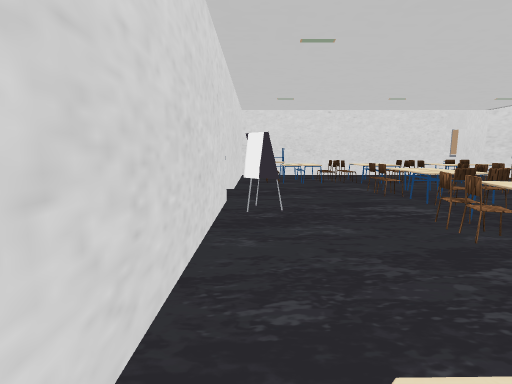
View 1 (above)

22 first-person views from a walk through a Unity game level. The camera is 1.5 m above the floor, tilts 8° down and sees 85° across. Doors are open. The floor is counted in squares, 1 m on a side. Each view is taken from the middle of a square. On the plan, view 1 faces up. The plan holds only what a view shows up to about 14 squares ahead; the rest is blank. The place goes on beyond the plan. The player character is not drawn. Some surface patterns are stand-ins.

View 2
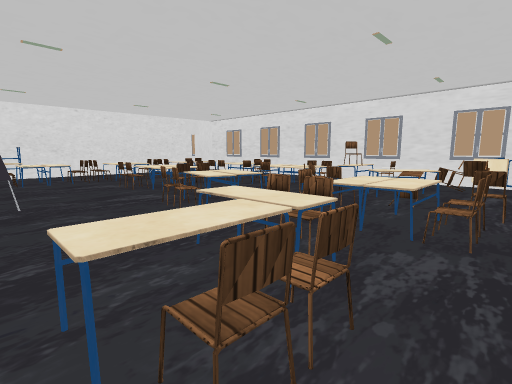

View 3
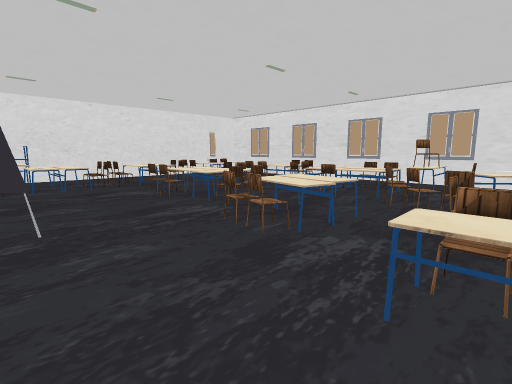

View 4
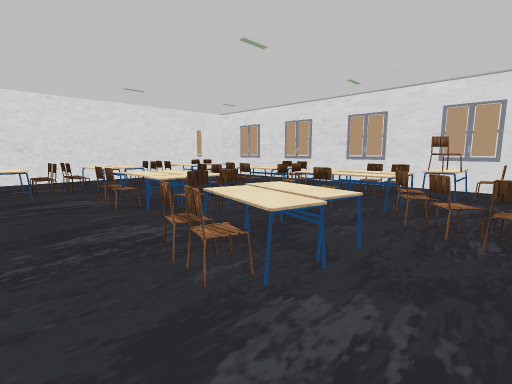

View 5
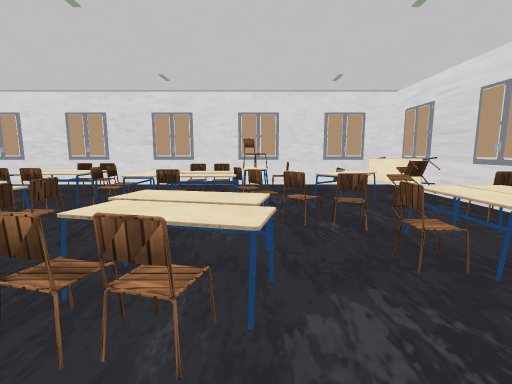

View 6
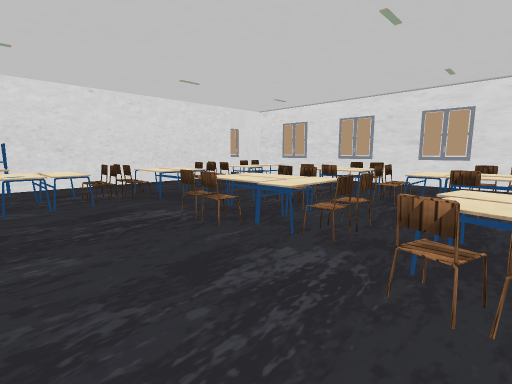

View 7
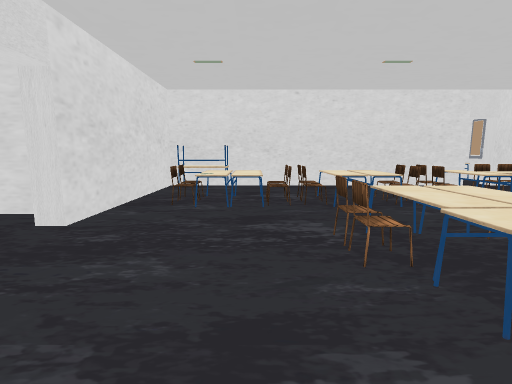

View 8
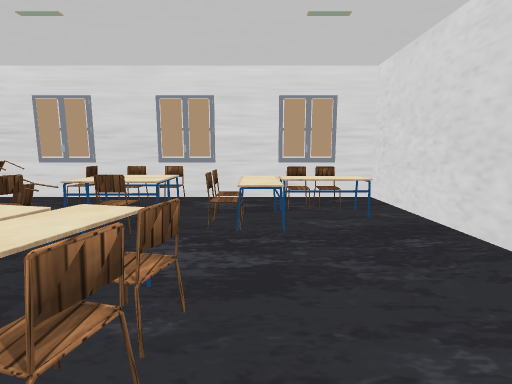

View 9
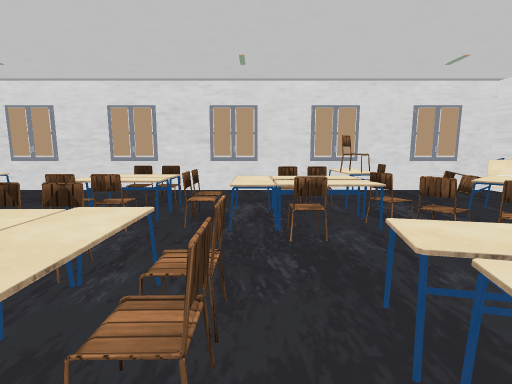

View 10
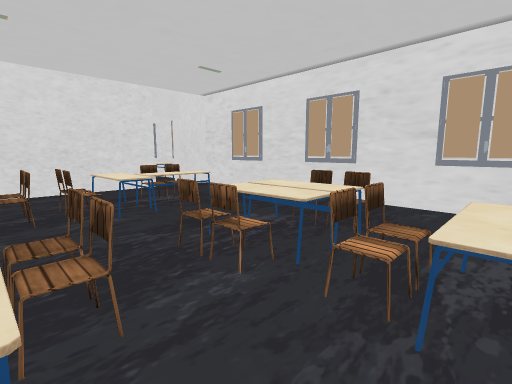

View 11
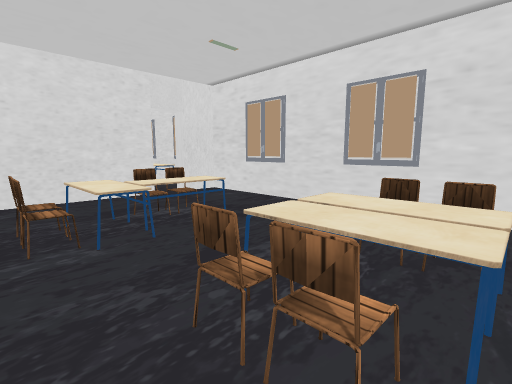

View 12
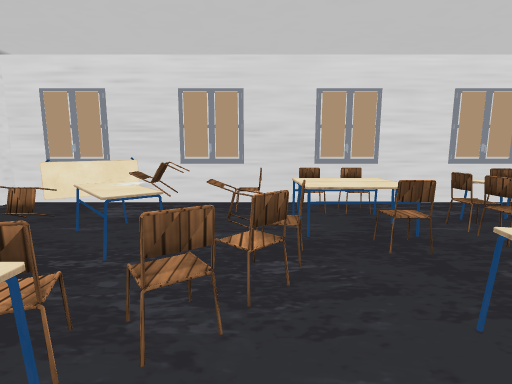

View 13
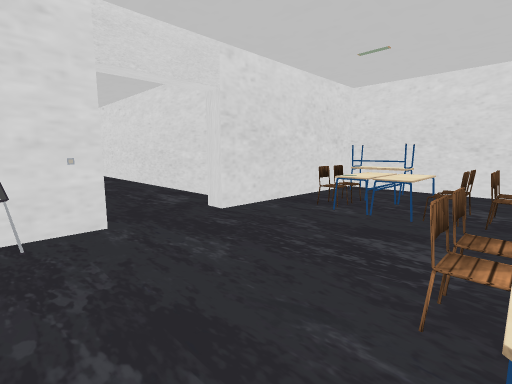

View 14
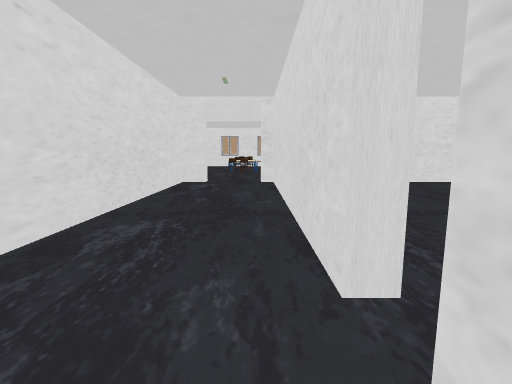

View 15
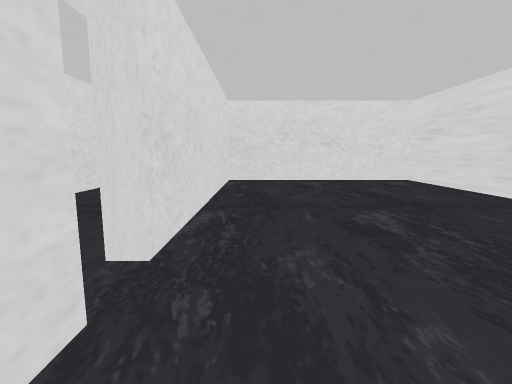

View 16
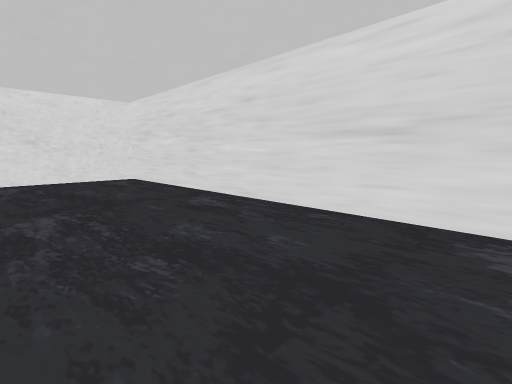

View 17
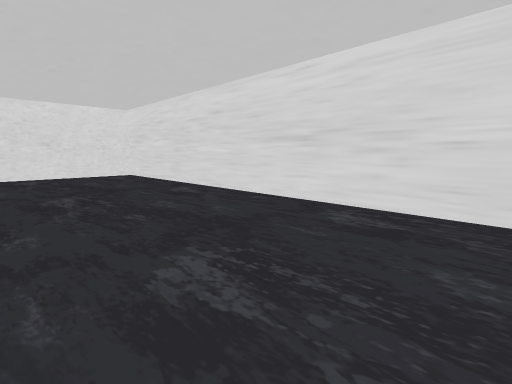

View 18
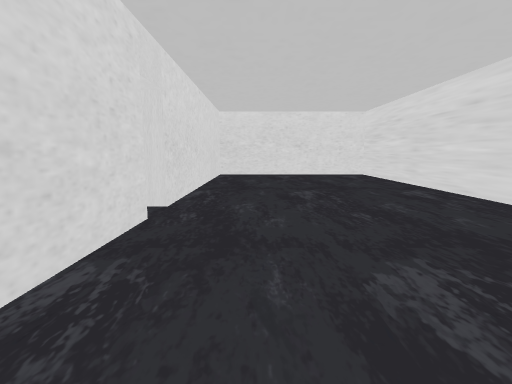

View 19
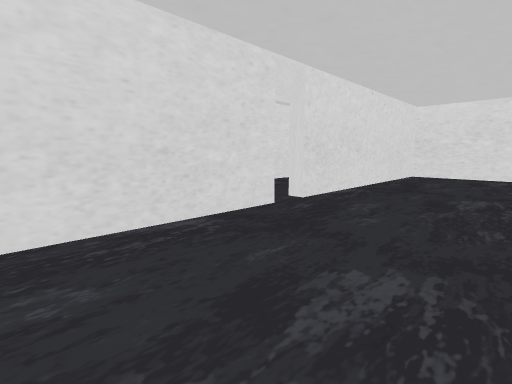

View 20
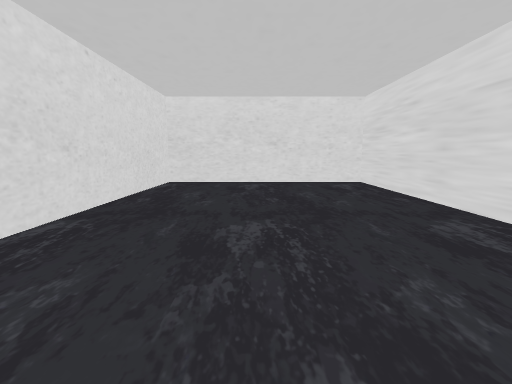

View 21
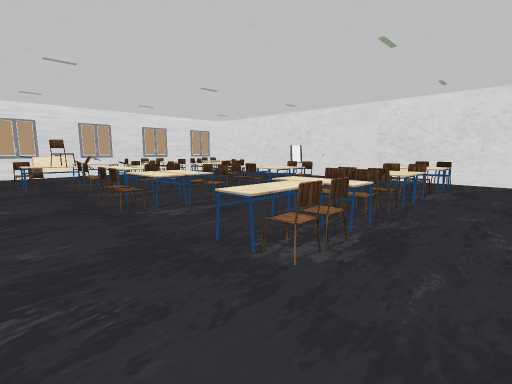

View 22
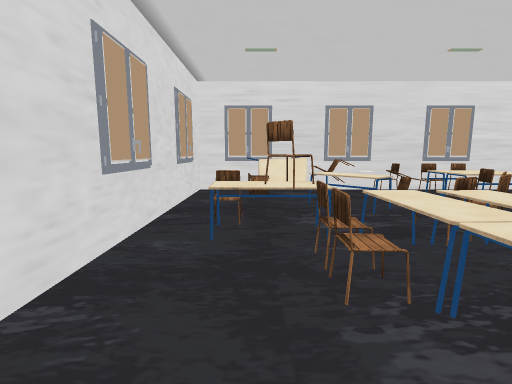

### Floor plan
Points are (right, up) in squares from view 1. A wall is a line through its corners. A room is listed if a view was taken in it or the views show most of it. See-through windows are left out.
Room 1 (views 1, 2, 3, 4, 5, 6, 7, 8, 9, 10, 11, 12, 13, 21, 22)
walls: (-0.9, 8.8) (-0.9, -2.4) (15.3, -2.4) (15.3, 18.9) (13.9, 18.9); (12.6, 18.9) (-0.9, 18.9) (-0.9, 11.6) (-1.6, 11.6)
ways out: opening at (-1.5, 9.5) to room 2; open door at (-1.5, 11) to room 2; open door at (0, 3.5); open door at (13, 19.5)
objects: other object (0, 7); table (0, 18) to (2, 18); chair (1, -1); table (1, 0) to (2, 0); chair (1, 14); chair (1, 15); chair (2, -1); table (2, 14) to (2, 15); other object (2, 19); table (3, 0); chair (3, 1) to (4, 1); table (3, 2); chair (3, 14) to (4, 14); chair (3, 15) to (4, 15); chair (4, 0); chair (4, 4); chair (4, 5) to (4, 6); chair (5, -1) to (6, -1); table (5, 0) to (7, 1); table (5, 4) to (5, 6); chair (5, 8) to (6, 8); table (5, 9) to (6, 11); chair (5, 10); chair (5, 11); chair (5, 14); chair (5, 15); chair (6, 1) to (6, 2); table (6, 4) to (6, 6); table (6, 14) to (6, 15); chair (7, -1); chair (7, 8); chair (7, 9) to (7, 10); table (7, 11); chair (7, 14); chair (7, 15); chair (8, -1); chair (8, 0) to (9, 1); chair (8, 2); chair (8, 3); chair (8, 11); chair (9, 4); table (9, 5); chair (9, 6); table (9, 7) to (11, 7); chair (9, 10) to (10, 10); chair (9, 11) to (10, 11); chair (9, 14); chair (9, 15); chair (10, -1) to (11, 0); table (10, 0) to (11, 2); chair (10, 4); table (10, 5) to (11, 6); chair (10, 8); table (10, 9); table (10, 14) to (10, 15); chair (11, 8); table (11, 9) to (11, 11); table (11, 14) to (12, 14); chair (11, 15) to (11, 16); table (12, -1) to (13, -1); chair (12, 4) to (13, 4); chair (12, 5); chair (12, 6); chair (12, 10); chair (12, 11); chair (12, 15) to (12, 16); chair (13, 0) to (13, 1); chair (13, 3) to (14, 3); table (14, 4)
Room 2 (view 14)
walls: (-13.3, 8.1) (-2, 8.1); (-15.1, 8.1) (-14.6, 8.1); (-1.9, 12.8) (-12.1, 12.8)
ways out: opening at (-1.5, 9.5) to room 1; open door at (-1.5, 11) to room 1; open door at (-14, 8) to room 3
Room 3 (views 15, 16, 17, 18, 19, 20)
walls: (-14.6, 7.5) (-20.9, 7.5); (-20.8, -2.4) (-1.9, -2.4); (-1.6, 0.4) (-1.6, 3.4); (-1.9, 7.5) (-13.3, 7.5)
ways out: open door at (-14, 8) to room 2

Where each view was taken, in squares from view 1:
view 1: 0 up, 0 right, facing up
view 2: 2 down, 0 right, facing up-right
view 3: 1 up, 0 right, facing up-right
view 4: 2 up, 2 right, facing up-right
view 5: 4 up, 2 right, facing right
view 6: 5 up, 1 right, facing up-right
view 7: 6 up, 3 right, facing up
view 8: 7 up, 3 right, facing down
view 9: 7 up, 4 right, facing right
view 10: 7 up, 7 right, facing up-right
view 11: 9 up, 8 right, facing up-right
view 12: 6 up, 8 right, facing down
view 13: 7 up, 5 right, facing up-left
view 14: 9 up, 16 left, facing right
view 15: 6 up, 17 left, facing right
view 16: 4 up, 18 left, facing down-right
view 17: 5 up, 21 left, facing down-right
view 18: 5 up, 21 left, facing right
view 19: 2 up, 21 left, facing up-right
view 20: 3 up, 16 left, facing right
view 21: 18 up, 15 right, facing down-left
view 22: 9 up, 13 right, facing down
